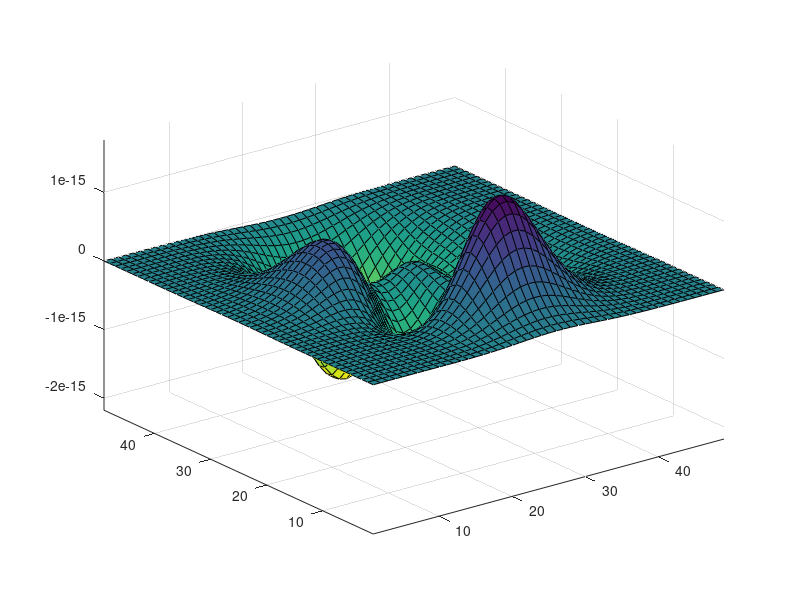

Recreate this plot in MATLAB.
Z = peaks; surf(Z); 
axis tight
set(gca,'nextplot','replacechildren');
% Record the movie
for j = 1:20 
    surf(sin(2*pi*j/20)*Z,Z)
    F(j) = getframe;
end
% Play the movie twenty times
movie(F,20)